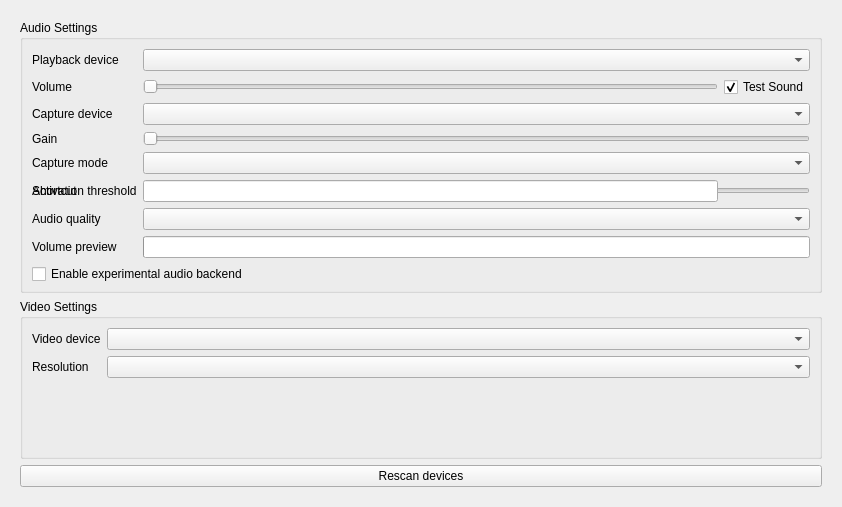
<?xml version="1.0" encoding="UTF-8"?>
<ui version="4.0">
 <class>AVForm</class>
 <widget class="QWidget" name="AVForm">
  <property name="geometry">
   <rect>
    <x>0</x>
    <y>0</y>
    <width>842</width>
    <height>507</height>
   </rect>
  </property>
  <property name="windowTitle">
   <string notr="true">Form</string>
  </property>
  <layout class="QVBoxLayout" name="verticalLayout_2">
   <item>
    <widget class="VerticalOnlyScroller" name="scrollArea">
     <property name="autoFillBackground">
      <bool>true</bool>
     </property>
     <property name="frameShape">
      <enum>QFrame::NoFrame</enum>
     </property>
     <property name="widgetResizable">
      <bool>true</bool>
     </property>
     <widget class="QWidget" name="scrollAreaWidgetContents">
      <property name="geometry">
       <rect>
        <x>0</x>
        <y>0</y>
        <width>810</width>
        <height>527</height>
       </rect>
      </property>
      <layout class="QVBoxLayout" name="verticalLayout_5">
       <item>
        <widget class="QGroupBox" name="audioGroup">
         <property name="title">
          <string>Audio Settings</string>
         </property>
         <layout class="QGridLayout" name="gridLayout_3">
          <property name="bottomMargin">
           <number>6</number>
          </property>
          <item row="2" column="0">
           <widget class="QLabel" name="inDevLabel">
            <property name="text">
             <string>Capture device</string>
            </property>
           </widget>
          </item>
          <item row="1" column="2">
           <widget class="QCheckBox" name="cbEnableTestSound">
            <property name="text">
             <string>Test Sound</string>
            </property>
            <property name="checked">
             <bool>true</bool>
            </property>
           </widget>
          </item>
          <item row="1" column="1">
           <widget class="QSlider" name="playbackSlider">
            <property name="toolTip">
             <string>Use slider to set volume of your speakers.</string>
            </property>
            <property name="maximum">
             <number>100</number>
            </property>
            <property name="orientation">
             <enum>Qt::Horizontal</enum>
            </property>
           </widget>
          </item>
          <item row="2" column="1" colspan="2">
           <widget class="QComboBox" name="inDevCombobox"/>
          </item>
          <item row="0" column="1" colspan="2">
           <widget class="QComboBox" name="outDevCombobox"/>
          </item>
          <item row="1" column="0">
           <widget class="QLabel" name="playbackLabel">
            <property name="text">
             <string>Volume</string>
            </property>
           </widget>
          </item>
          <item row="3" column="0">
           <widget class="QLabel" name="microphoneLabel">
            <property name="text">
             <string>Gain</string>
            </property>
           </widget>
          </item>
          <item row="3" column="1" colspan="2">
           <widget class="QSlider" name="microphoneSlider">
            <property name="orientation">
             <enum>Qt::Horizontal</enum>
            </property>
           </widget>
          </item>
          <item row="4" column="0">
           <widget class="QLabel" name="inModeLabel">
            <property name="text">
             <string>Capture mode</string>
            </property>
           </widget>
          </item>
          <item row="4" column="1" colspan="2">
           <widget class="QComboBox" name="inModeComboBox"/>
          </item>
          <item row="5" column="0">
           <widget class="QLabel" name="audioThresholdLabel">
            <property name="text">
             <string>Activation threshold</string>
            </property>
           </widget>
          </item>
          <item row="5" column="1" colspan="2">
           <widget class="QSlider" name="audioThresholdSlider">
            <property name="orientation">
             <enum>Qt::Horizontal</enum>
            </property>
           </widget>
          </item>
          <item row="5" column="0">
           <widget class="QLabel" name="pushToTalkShortcutLabel">
            <property name="text">
             <string>Shortcut</string>
            </property>
           </widget>
          </item>
          <item row="5" column="1">
           <widget class="HotkeyInput" name="pushToTalkShortcutInput">
            <property name="toolTip">
             <string>Set a push to talk hotkey.</string>
            </property>
           </widget>
          </item>
          <item row="0" column="0">
           <widget class="QLabel" name="outDevLabel">
            <property name="text">
             <string>Playback device</string>
            </property>
           </widget>
          </item>
          <item row="6" column="0">
           <widget class="QLabel" name="audioQualityLabel">
            <property name="text">
             <string>Audio quality</string>
            </property>
           </widget>
          </item>
          <item row="6" column="1" colspan="2">
           <widget class="QComboBox" name="audioQualityComboBox">
            <property name="sizePolicy">
             <sizepolicy hsizetype="Expanding" vsizetype="Fixed">
              <horstretch>0</horstretch>
              <verstretch>0</verstretch>
             </sizepolicy>
            </property>
            <property name="toolTip">
             <string>Transmitted audio quality. Lower this setting if your bandwidth is not high enough or if you want to lower the internet usage.</string>
            </property>
           </widget>
          </item>
          <item row="7" column="0">
           <widget class="QLabel" name="volumeDisplayLabel">
            <property name="text">
             <string>Volume preview</string>
            </property>
           </widget>
          </item>
          <item row="7" column="1" colspan="2">
           <widget class="QProgressBar" name="volumeDisplay">
            <property name="textVisible">
             <bool>false</bool>
            </property>
            <property name="orientation">
             <enum>Qt::Horizontal</enum>
            </property>
           </widget>
          </item>
          <item row="8" column="0" colspan="3">
           <widget class="QCheckBox" name="cbEnableBackend2">
            <property name="enabled">
             <bool>true</bool>
            </property>
            <property name="toolTip">
             <string>Enables the experimental audio backend with echo cancelling support, needs qTox restart to take effect.</string>
            </property>
            <property name="text">
             <string>Enable experimental audio backend</string>
            </property>
           </widget>
          </item>
         </layout>
        </widget>
       </item>
       <item>
        <widget class="QGroupBox" name="videoGroup">
         <property name="title">
          <string>Video Settings</string>
         </property>
         <layout class="QVBoxLayout" name="verticalLayout">
          <item>
           <layout class="QGridLayout" name="gridLayout_2">
            <item row="0" column="0">
             <widget class="QLabel" name="videoDevLabel">
              <property name="text">
               <string>Video device</string>
              </property>
             </widget>
            </item>
            <item row="1" column="0">
             <widget class="QLabel" name="resolutionLabel">
              <property name="toolTip">
               <string>Set resolution of your camera.
The higher values, the better video quality your friends may get.
Note though that with better video quality there is needed better internet connection.
Sometimes your connection may not be good enough to handle higher video quality,
which may lead to problems with video calls.</string>
              </property>
              <property name="text">
               <string>Resolution</string>
              </property>
             </widget>
            </item>
            <item row="1" column="1">
             <widget class="QComboBox" name="videoModescomboBox">
              <property name="sizePolicy">
               <sizepolicy hsizetype="Expanding" vsizetype="Fixed">
                <horstretch>0</horstretch>
                <verstretch>0</verstretch>
               </sizepolicy>
              </property>
              <property name="toolTip">
               <string>Set resolution of your camera.
The higher values, the better video quality your friends may get.
Note though that with better video quality there is needed better internet connection.
Sometimes your connection may not be good enough to handle higher video quality,
which may lead to problems with video calls.</string>
              </property>
             </widget>
            </item>
            <item row="0" column="1">
             <widget class="QComboBox" name="videoDevCombobox"/>
            </item>
           </layout>
          </item>
          <item>
           <widget class="QFrame" name="CamFrame">
            <property name="sizePolicy">
             <sizepolicy hsizetype="MinimumExpanding" vsizetype="MinimumExpanding">
              <horstretch>1</horstretch>
              <verstretch>150</verstretch>
             </sizepolicy>
            </property>
            <property name="frameShape">
             <enum>QFrame::NoFrame</enum>
            </property>
            <property name="frameShadow">
             <enum>QFrame::Raised</enum>
            </property>
            <layout class="QGridLayout" name="gridLayout"/>
           </widget>
          </item>
         </layout>
        </widget>
       </item>
       <item>
        <widget class="QPushButton" name="rescanButton">
         <property name="text">
          <string>Rescan devices</string>
         </property>
        </widget>
       </item>
      </layout>
     </widget>
    </widget>
   </item>
  </layout>
 </widget>
 <customwidgets>
  <customwidget>
   <class>VerticalOnlyScroller</class>
   <extends>QScrollArea</extends>
   <header>src/widget/form/settings/verticalonlyscroller.h</header>
   <container>1</container>
  </customwidget>
  <customwidget>
   <class>HotkeyInput</class>
   <extends>QLineEdit</extends>
   <header>src/widget/form/settings/hotkeyinput.h</header>
  </customwidget>
 </customwidgets>
 <tabstops>
  <tabstop>scrollArea</tabstop>
  <tabstop>outDevCombobox</tabstop>
  <tabstop>playbackSlider</tabstop>
  <tabstop>cbEnableTestSound</tabstop>
  <tabstop>inDevCombobox</tabstop>
  <tabstop>microphoneSlider</tabstop>
  <tabstop>videoDevCombobox</tabstop>
  <tabstop>videoModescomboBox</tabstop>
  <tabstop>rescanButton</tabstop>
 </tabstops>
 <resources/>
 <connections/>
</ui>
